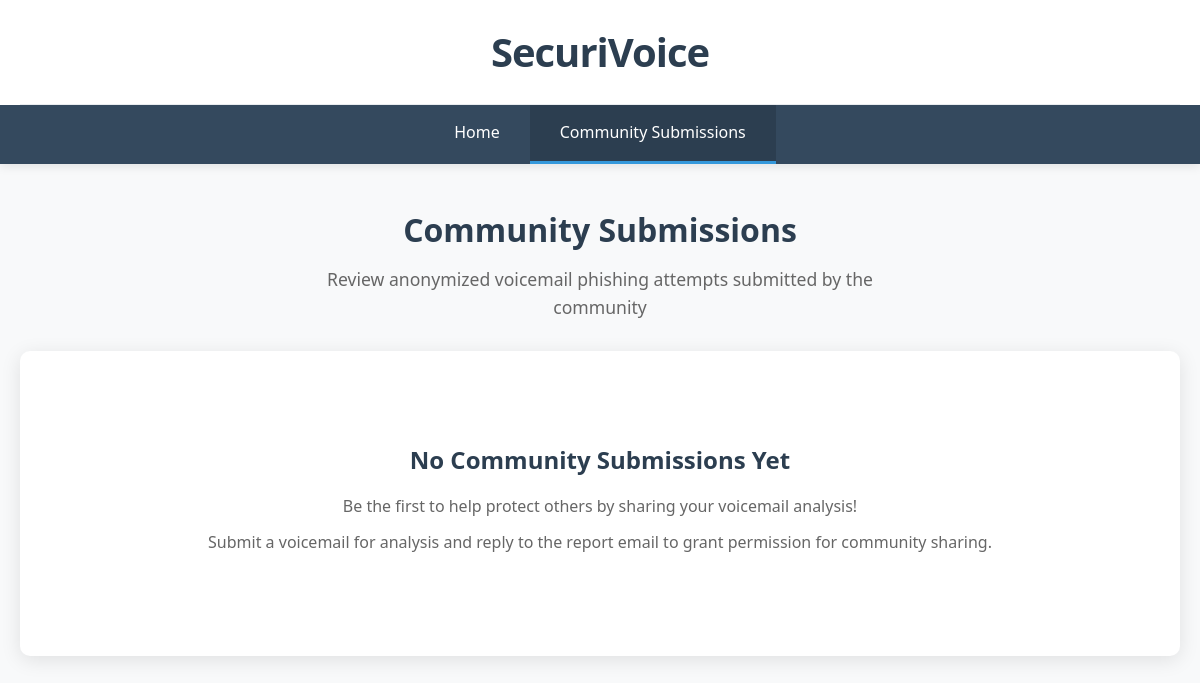
Before: /community with the older database file.
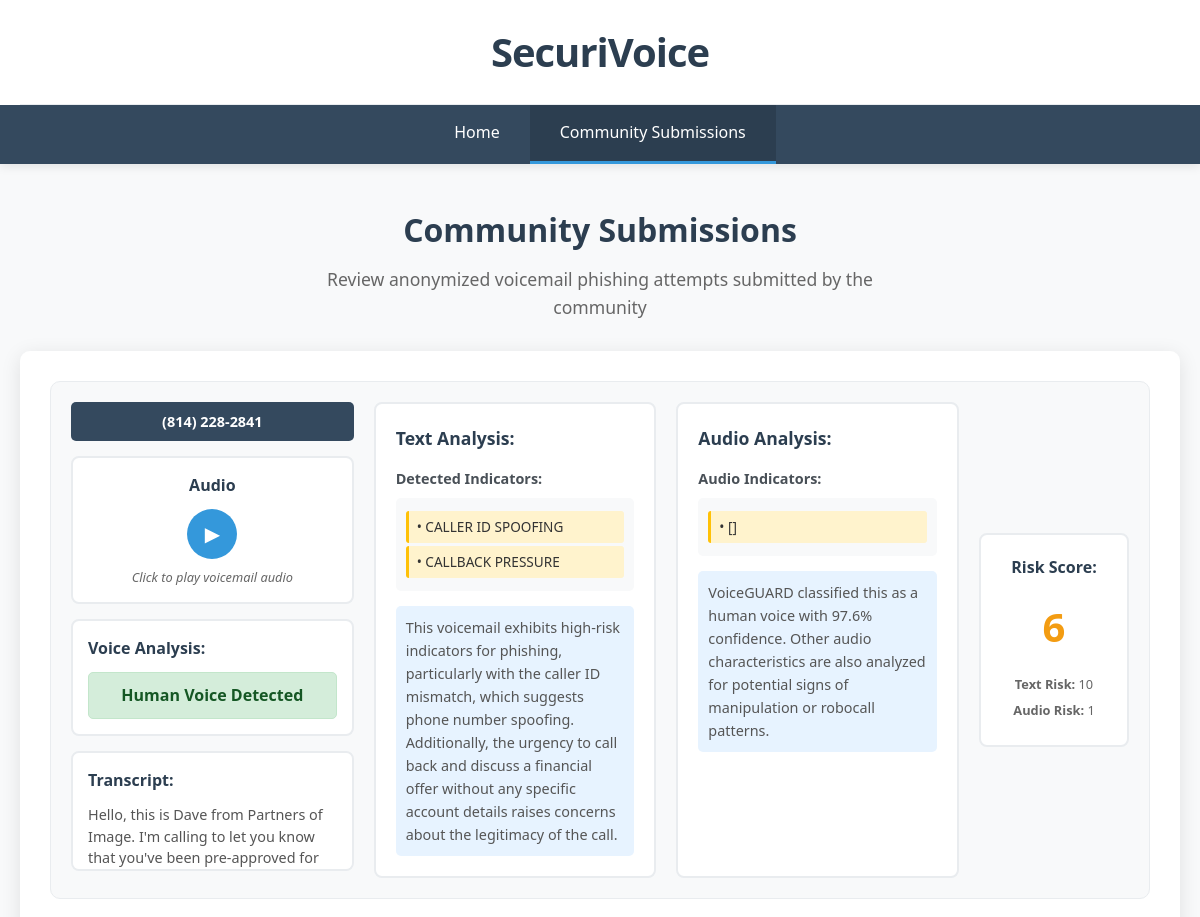
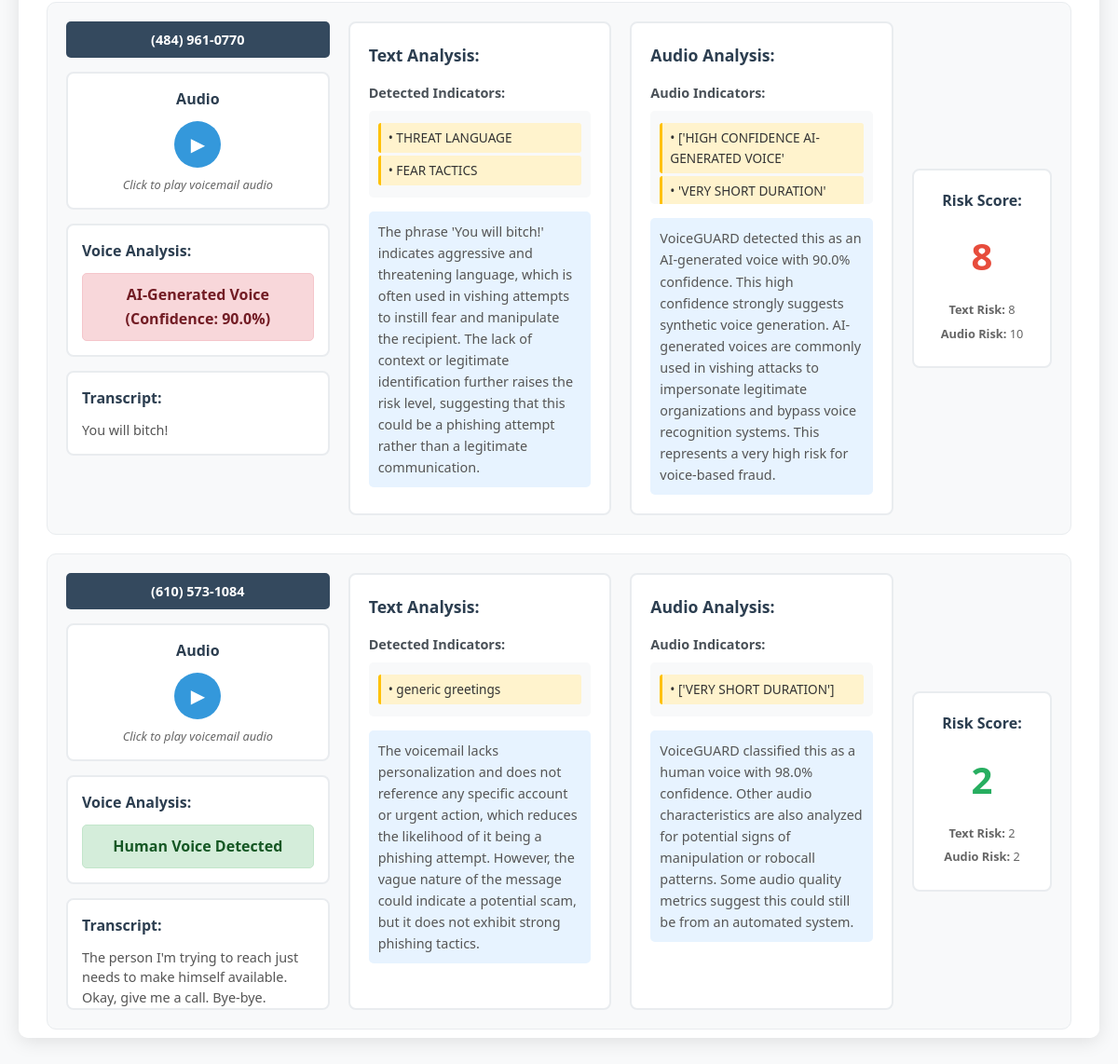
After: the same page with the newer database file (2 pictures, top to bottom).
### tables this page shows
CREATE TABLE voicemail_submissions (
                        id INTEGER PRIMARY KEY AUTOINCREMENT,
                        phone_number TEXT NOT NULL,
                        transcript TEXT NOT NULL,
                        transcript_hash TEXT UNIQUE NOT NULL,
                        audio_file_path TEXT,
                        submission_date TIMESTAMP DEFAULT CURRENT_TIMESTAMP,
                        text_risk_score INTEGER,
                        text_analysis TEXT,
                        text_indicators TEXT,
                        caller_id_mismatch BOOLEAN DEFAULT FALSE,
                        transcript_numbers TEXT,
                        audio_risk_score INTEGER DEFAULT NULL,
                        overall_risk_score INTEGER DEFAULT NULL,
                        analysis_date TIMESTAMP
                    , audio_analysis TEXT DEFAULT NULL, audio_indicators TEXT DEFAULT NULL, audio_confidence REAL DEFAULT NULL, is_ai_generated BOOLEAN DEFAULT NULL, audio_metrics TEXT DEFAULT NULL, audio_analysis_date TIMESTAMP DEFAULT NULL, community_permission BOOLEAN DEFAULT FALSE, permission_granted_at TIMESTAMP DEFAULT NULL, permission_email_uid TEXT DEFAULT NULL, shared_to_community BOOLEAN DEFAULT FALSE, shared_at TIMESTAMP DEFAULT NULL, sender_email TEXT DEFAULT NULL);

### app.py (the view)
@app.route('/community')
def community():
    submissions = get_community_submissions()
    return render_template('community.html', submissions=submissions)

### templates/community.html (shortened to what this page needs)
<!DOCTYPE html>
<html lang="en">
<head>
</head>
<body>
    <header class="header">
        <div class="container">
            <div class="logo">
                <h1>SecuriVoice</h1>
            </div>
        </div>
        <nav class="nav">
            <div class="container nav-container">
                <ul>
                    <li><a href="/">Home</a></li>
                    <li><a href="/community" class="active">Community Submissions</a></li>
                </ul>
            </div>
        </nav>
    </header>
    <main class="main">
        <div class="container">
            <div class="page-title">
                <h2>Community Submissions</h2>
                <p>Review anonymized voicemail phishing attempts submitted by the community</p>
            </div>
            <div class="submissions-container">
                {% if submissions %}
                    {% for submission in submissions %}
                    <div class="submission">
                        <div class="audio-section">
                            <div class="phone-number">{{ submission.phone_number }}</div>
                            <div class="audio-player">
                                <h4>Audio</h4>
                                <button class="play-button" data-submission-id="{{ submission.id }}">▶</button>
                                <p class="audio-note">Click to play voicemail audio</p>
                            </div>
                            <div class="voice-detection">
                                <h4>Voice Analysis:</h4>
                                <div class="voice-result {{ submission.ai_class }}">
                                    {{ submission.ai_status }}
                                </div>
                            </div>
                            <div class="transcript">
                                <h4>Transcript:</h4>
                                <p>{{ submission.transcript[:500] }}{% if submission.transcript|length > 500 %}...{% endif %}</p>
                            </div>
                        </div>
                        <div class="text-analysis">
                            <div class="analysis-box">
                                <h4>Text Analysis:</h4>
                                <div class="indicators-section">
                                    <h5>Detected Indicators:</h5>
                                    <div class="indicators-list">
                                        {% if submission.text_indicators %}
                                            {% for indicator in submission.text_indicators %}
                                            <div class="indicator-item">• {{ indicator }}</div>
                                            {% endfor %}
                                        {% else %}
                                            <div class="indicator-item">• No major text indicators detected</div>
                                        {% endif %}
                                    </div>
                                </div>
                                <div class="analysis-explanation">
                                    <p>{{ submission.text_analysis }}</p>
                                </div>
                            </div>
                        </div>
                        <div class="audio-analysis">
                            <div class="analysis-box">
                                <h4>Audio Analysis:</h4>
                                <div class="indicators-section">
                                    <h5>Audio Indicators:</h5>
                                    <div class="indicators-list">
                                        {% if submission.audio_indicators %}
                                            {% for indicator in submission.audio_indicators %}
                                            <div class="indicator-item">• {{ indicator }}</div>
                                            {% endfor %}
                                        {% else %}
                                            <div class="indicator-item">• Audio analysis not available</div>
                                        {% endif %}
                                    </div>
                                </div>
                                <div class="analysis-explanation">
                                    <p>{{ submission.audio_analysis }}</p>
                                </div>
                            </div>
                        </div>
                        <div class="risk-section">
                            <div class="risk-score">
                                <h4>Risk Score:</h4>
                                <div class="risk-number {{ submission.risk_class }}">{{ submission.overall_risk_score }}</div>
                                <div class="risk-breakdown">
                                    <div><strong>Text Risk:</strong> {{ submission.text_risk_score }}</div>
                                    <div><strong>Audio Risk:</strong> {% if submission.audio_risk_score %}{{ submission.audio_risk_score }}{% else %}N/A{% endif %}</div>
                                </div>
                            </div>
                        </div>
                    </div>
                    {% endfor %}
                {% else %}
                    <div class="empty-state">
                        <h3>No Community Submissions Yet</h3>
                        <p>Be the first to help protect others by sharing your voicemail analysis!</p>
                        <p>Submit a voicemail for analysis and reply to the report email to grant permission for community sharing.</p>
                    </div>
                {% endif %}
            </div>
        </div>
    </main>
</body>
</html>

### templates/community.html (style rules this page uses)
* { margin: 0; padding: 0; box-sizing: border-box; }
body { font-family: 'Segoe UI', Tahoma, Geneva, Verdana, sans-serif; line-height: 1.6; color: #333; background-color: #f8f9fa; }
.container { max-width: 1200px; margin: 0 auto; padding: 0 20px; }
.header { background-color: #fff; box-shadow: 0 2px 10px rgba(0,0,0,0.1); position: sticky; top: 0; z-index: 100; }
.logo { text-align: center; padding: 20px 0; border-bottom: 1px solid #e9ecef; }
.logo h1 { font-size: 2.5rem; font-weight: 700; color: #2c3e50; letter-spacing: -1px; }
.nav { background-color: #34495e; }
.nav-container { display: flex; justify-content: center; align-items: center; }
.nav ul { display: flex; list-style: none; margin: 0; padding: 0; }
.nav li { margin: 0; }
.nav a { display: block; padding: 15px 30px; color: white; text-decoration: none; font-weight: 500; transition: background-color 0.3s ease; border-bottom: 3px solid transparent; }
.nav a.active { background-color: #2c3e50; border-bottom-color: #3498db; }
.main { padding: 40px 0; }
.page-title { text-align: center; margin-bottom: 30px; }
.page-title h2 { font-size: 2rem; color: #2c3e50; margin-bottom: 10px; font-weight: 600; }
.page-title p { font-size: 1.1rem; color: #666; max-width: 600px; margin: 0 auto; }
.submissions-container { background: white; border-radius: 10px; padding: 30px; box-shadow: 0 4px 20px rgba(0,0,0,0.1); max-height: 70vh; overflow-y: auto; }
.submission { display: flex; gap: 20px; background: #f8f9fa; border: 1px solid #e9ecef; border-radius: 10px; padding: 20px; margin-bottom: 20px; transition: transform 0.2s ease, box-shadow 0.2s ease; }
.submission:last-child { margin-bottom: 0; }
.audio-section { flex: 1; min-width: 250px; }
.phone-number { background: #34495e; color: white; padding: 8px 12px; border-radius: 5px; font-weight: bold; margin-bottom: 15px; text-align: center; font-size: 0.9rem; }
.audio-player { background: #fff; border: 2px solid #e9ecef; border-radius: 8px; padding: 15px; text-align: center; margin-bottom: 15px; }
.audio-player h4 { margin-bottom: 10px; color: #2c3e50; }
.play-button { width: 50px; height: 50px; background: #3498db; border: none; border-radius: 50%; color: white; font-size: 20px; cursor: pointer; margin-bottom: 8px; transition: background-color 0.3s ease; }
.audio-note { font-size: 0.8rem; color: #666; font-style: italic; }
.voice-detection { background: #fff; border: 2px solid #e9ecef; border-radius: 8px; padding: 15px; margin-bottom: 15px; }
.voice-detection h4 { margin-bottom: 10px; color: #2c3e50; }
.voice-result { padding: 10px; border-radius: 5px; text-align: center; font-weight: bold; }
.ai-detected { background-color: #f8d7da; color: #721c24; border: 1px solid #f5c6cb; }
.human-detected { background-color: #d4edda; color: #155724; border: 1px solid #c3e6cb; }
.transcript { background: #fff; border: 2px solid #e9ecef; border-radius: 8px; padding: 15px; max-height: 120px; overflow-y: auto; }
.transcript h4 { margin-bottom: 10px; color: #2c3e50; }
.transcript p { font-size: 0.9rem; line-height: 1.5; color: #555; }
.text-analysis, .audio-analysis { flex: 1; min-width: 250px; }
.analysis-box { background: #fff; border: 2px solid #e9ecef; border-radius: 8px; padding: 20px; height: 100%; }
.analysis-box h4 { color: #2c3e50; margin-bottom: 15px; font-size: 1.1rem; }
.indicators-section { margin-bottom: 15px; }
.indicators-section h5 { color: #495057; margin-bottom: 8px; font-size: 0.9rem; }
.indicators-list { background: #f8f9fa; padding: 10px; border-radius: 5px; max-height: 100px; overflow-y: auto; }
.indicator-item { background-color: #fff3cd; padding: 5px 8px; margin: 3px 0; border-radius: 3px; border-left: 3px solid #ffc107; font-size: 0.85rem; }
.analysis-explanation { background: #e7f3ff; padding: 10px; border-radius: 5px; }
.analysis-explanation p { color: #555; font-size: 0.9rem; line-height: 1.6; }
.risk-section { flex: 0 0 150px; display: flex; flex-direction: column; align-items: center; justify-content: center; }
.risk-score { background: #fff; border: 2px solid #e9ecef; border-radius: 8px; padding: 20px; text-align: center; width: 100%; }
.risk-score h4 { color: #2c3e50; margin-bottom: 15px; }
.risk-number { font-size: 2.5rem; font-weight: bold; margin-bottom: 15px; }
.risk-high { color: #e74c3c; }
.risk-medium { color: #f39c12; }
.risk-low { color: #27ae60; }
.risk-breakdown { font-size: 0.8rem; color: #666; }
.risk-breakdown div { margin-bottom: 5px; }

Changed rows visible on the page:
added voicemail_submissions: phone_number "(814) 228-2841", ai_status "Human Voice Detected", transcript "Hello, this is Dave from Partners of Image. I'm calling to let you know that you've been pre-approved for…", text_indicators "CALLER ID SPOOFING" "CALLBACK PRESSURE", text_analysis "This voicemail exhibits high-risk indicators for phishing, particularly with the caller ID mismatch, which suggests phone number spoofing. Additionally, the urgency to call back and discuss a financial offer without any specific account details raises concerns about the legitimacy of the call.", audio_indicators "[]", audio_analysis "VoiceGUARD classified this as a human voice with 97.6% confidence. Other audio characteristics are also analyzed for potential signs of manipulation or robocall patterns.", overall_risk_score "6", text_risk_score "10", audio_risk_score "1"
added voicemail_submissions: phone_number "(484) 961-0770", ai_status "AI-Generated Voice (Confidence: 90.0%)", transcript "You will bitch!", text_indicators "THREAT LANGUAGE" "FEAR TACTICS", text_analysis "The phrase 'You will bitch!' indicates aggressive and threatening language, which is often used in vishing attempts to instill fear and manipulate the recipient. The lack of context or legitimate identification further raises the risk level, suggesting that this could be a phishing attempt rather than a legitimate communication.", audio_indicators "['HIGH CONFIDENCE AI-GENERATED VOICE'" "'VERY SHORT DURATION'", audio_analysis "VoiceGUARD detected this as an AI-generated voice with 90.0% confidence. This high confidence strongly suggests synthetic voice generation. AI-generated voices are commonly used in vishing attacks to impersonate legitimate organizations and bypass voice recognition systems. This represents a very high risk for voice-based fraud.", overall_risk_score "8", text_risk_score "8", audio_risk_score "10", shown under "Community Submissions"
added voicemail_submissions: phone_number "(610) 573-1084", ai_status "Human Voice Detected", transcript "The person I'm trying to reach just needs to make himself available. Okay, give me a call. Bye-bye.", text_indicators "generic greetings", text_analysis "The voicemail lacks personalization and does not reference any specific account or urgent action, which reduces the likelihood of it being a phishing attempt. However, the vague nature of the message could indicate a potential scam, but it does not exhibit strong phishing tactics.", audio_indicators "['VERY SHORT DURATION']", audio_analysis "VoiceGUARD classified this as a human voice with 98.0% confidence. Other audio characteristics are also analyzed for potential signs of manipulation or robocall patterns. Some audio quality metrics suggest this could still be from an automated system.", overall_risk_score "2", text_risk_score "2", audio_risk_score "2"
Other visible differences:
text no longer shown: "No Community Submissions Yet Be the first to help protect others by sharing your voicemail analysis! Submit a voicemail for analysis and reply to the report email to grant permission for community sharing."
